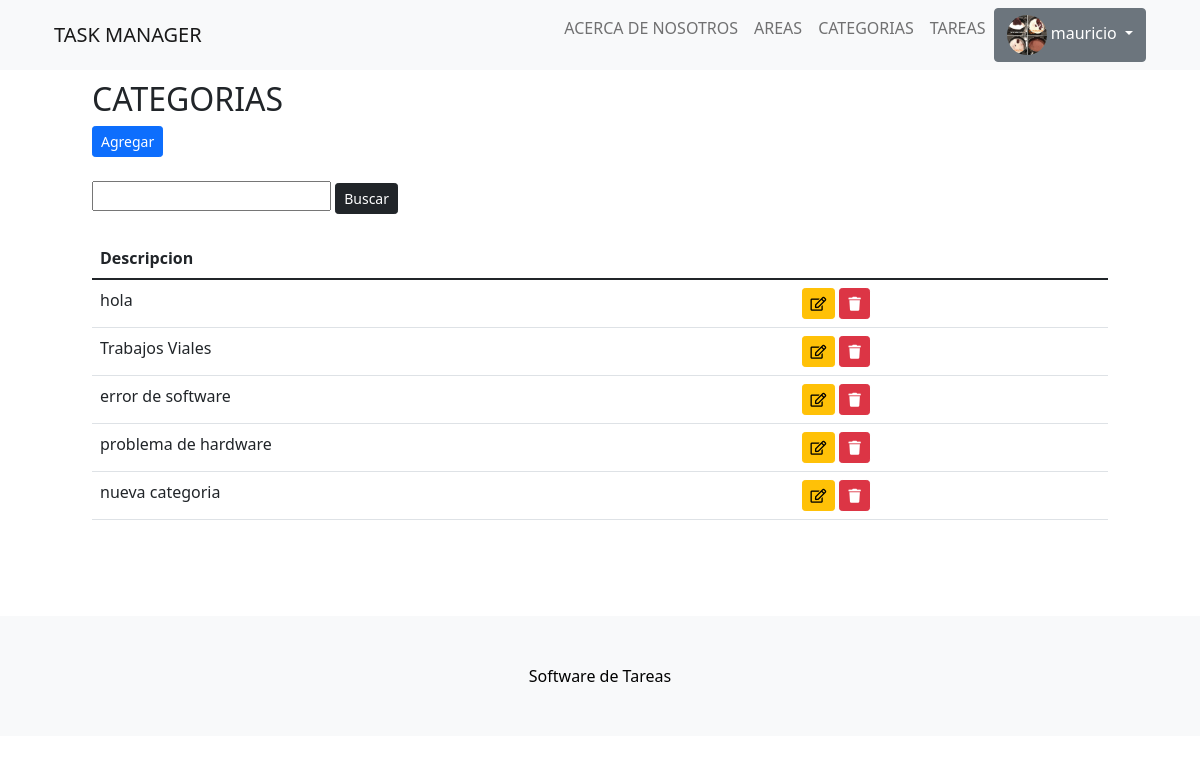
Page /categorias/ (signed in) on the earlier database version.
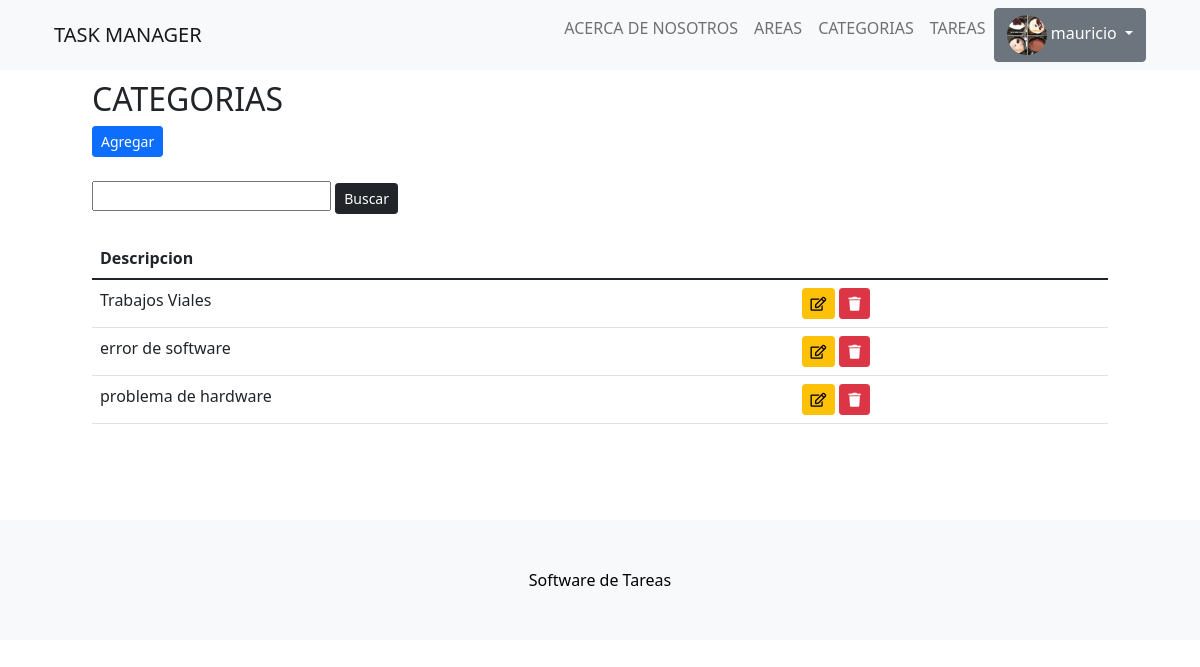
Same page on the later database version.
### app_tareas/models.py (models this page shows, shortened)
class Categoria(models.Model):
    descripcion = models.CharField(max_length=100)

### app_tareas/views.py (the view)
# urls.py: path('categorias/', ListaCategorias.as_view(), name ='categorias'),
class ListaCategorias(LoginRequiredMixin,ListView):
    model = Categoria
    context_object_name = 'categorias'
    template_name = 'app_tareas/categorias/lista_categorias.html'
    def get_context_data(self, **kwargs):
        context = super().get_context_data(**kwargs)
        valor_buscado = self.request.GET.get('buscar') or ''
        if valor_buscado:
            context['categorias'] = context['categorias'].filter(descripcion__icontains=valor_buscado)
        context['valor_buscado'] =  valor_buscado
        return context

### app_tareas/templates/app_tareas/categorias/lista_categorias.html
{% extends 'app_tareas/plantilla_base.html' %}
{% block contenido %}
<div class = 'container'>
    <h2>CATEGORIAS</h2>
    <a href="{% url 'crear_categoria' %}" class="btn btn-primary btn-sm">Agregar</a>
</div>
<br>
<div class="container">
    <form action="" method="GET">
        <input type="text" name="buscar" value = "{{valor_buscado}}">
        <input type="submit" value="Buscar" class="btn btn-dark btn-sm">
    </form>
</div>
<br>
<div class ='container'>
    <div class = 'row'>
        <div class = 'col'>
            <table class = 'table  table-hover table-responsive-sm'>
                <thead>
                    <tr>
                        <th>Descripcion</th>
                        <th></th>
                    </tr>
                </thead>
                <tbody>
                    {% for i in categorias %}
                    <tr>
                        <td>{{i.descripcion}}</td>
                        <td><a  id = editar href="{% url 'editar_categoria' i.id %}" class="btn btn-warning btn-sm"><i class="far fa-edit"></i></a>
                        <a  id = eliminar href="{% url 'eliminar_categoria' i.id %}" class="btn btn-danger btn-sm"><i class="fas fa-trash"></i></a></td>
                    </tr>
                    {% endfor %}
                </tbody>
            </table>
        </div>
    </div>
</div>
{% endblock contenido %}

Differences in the rows shown:
removed Categoria: descripcion "hola"
removed Categoria: descripcion "nueva categoria"
